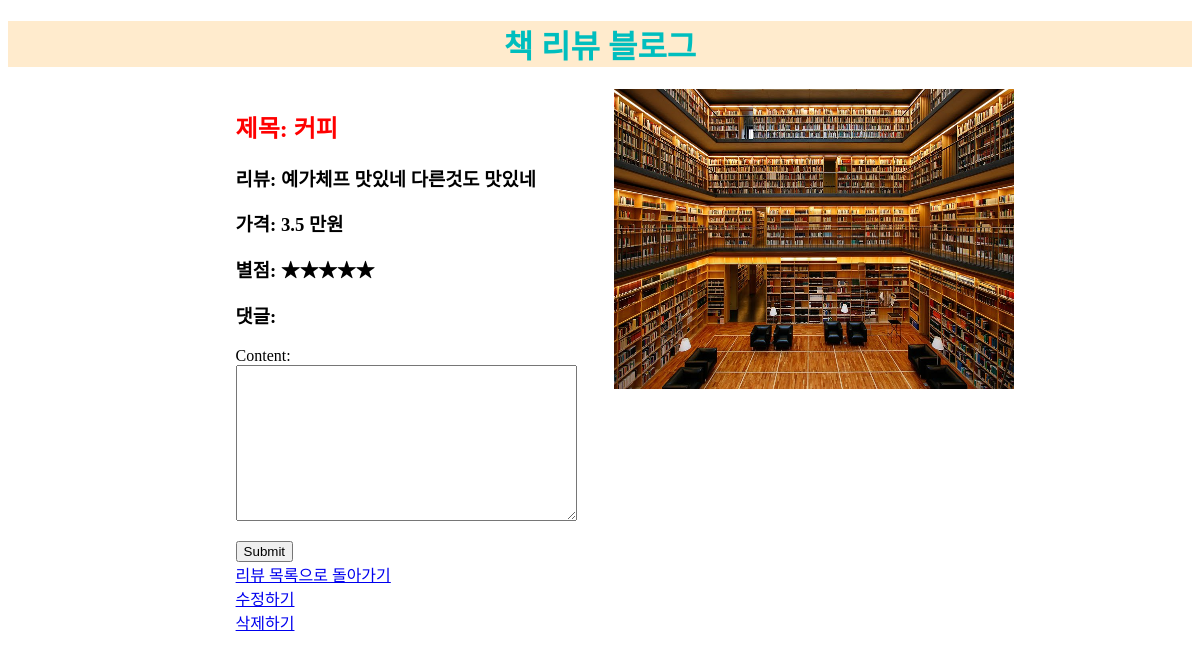
/detail/6/, run on the app's committed database.
### blog/models.py (models this page shows, shortened)
class Post(models.Model):
    title = models.CharField(max_length=200)
    review = models.TextField()
    price = models.FloatField()
    one = '★'
    two = '★★'
    three = '★★★'
    four = '★★★★'
    five = '★★★★★'
    score_choices = (
        (one, '★'),
        (two, '★★'),
        (three, '★★★'),
        (four, '★★★★'),
        (five, '★★★★★')
    )
    starScore = models.CharField(
        max_length = 5,
        choices = score_choices,
        default = one
        )

### blog/views.py (the view)
# urls.py: path('detail/<int:post_pk>/', views.detail, name='detail'),
def detail(request, post_pk):
    post = Post.objects.get(pk=post_pk)
    if request.method == 'POST':
        form = CommentForm(request.POST)
        comment = form.save(commit=False)
        comment.post = post
        comment.save()
        return redirect('detail', post.pk)
    else:
        form = CommentForm()
        return render(request, 'detail.html', { 'post':post, 'form':form })

### blog/forms.py
class CommentForm(forms.ModelForm):
    class Meta:
        model = Comment
        fields = ('content',)

### blog/templates/detail.html (shortened to what this page needs)
<!DOCTYPE html>
<html lang="en">
<head>
</head>
{% extends "home.html" %}
    {% block content %}
    <div class="box">
        <div class="content-box">
            <h2 style="color:red;">제목: {{ post.title }}</h2>
            <h3>리뷰: {{ post.review }}</h3>
            <h3>가격: {{ post.price }} 만원</h3>
            <h3>별점: {{ post.starScore }}</h3>
            <h3>댓글: </h3>
            <form method="POST">{% csrf_token %}
                {{ form.as_p }}
                <input type='submit' />
            </form>
            <a href="{% url 'home' %}">리뷰 목록으로 돌아가기</a><br>
            <a href="{% url 'edit' post.pk %}">수정하기</a><br>
            <a href="{% url 'delete' post.pk %}">삭제하기</a>
        </div>
    {% endblock %}

### static/home.css (style rules this page uses)
.box { height: 600px; display: flex; justify-content: space-between; flex-direction: row; margin: 0 15%; }
.content-box { height: 300px; width: 400px; padding-left: 50px; }

### data on the page
Post: title "커피", review "예가체프 맛있네 다른것도 맛있네", price "3.5", starScore "★★★★★"
